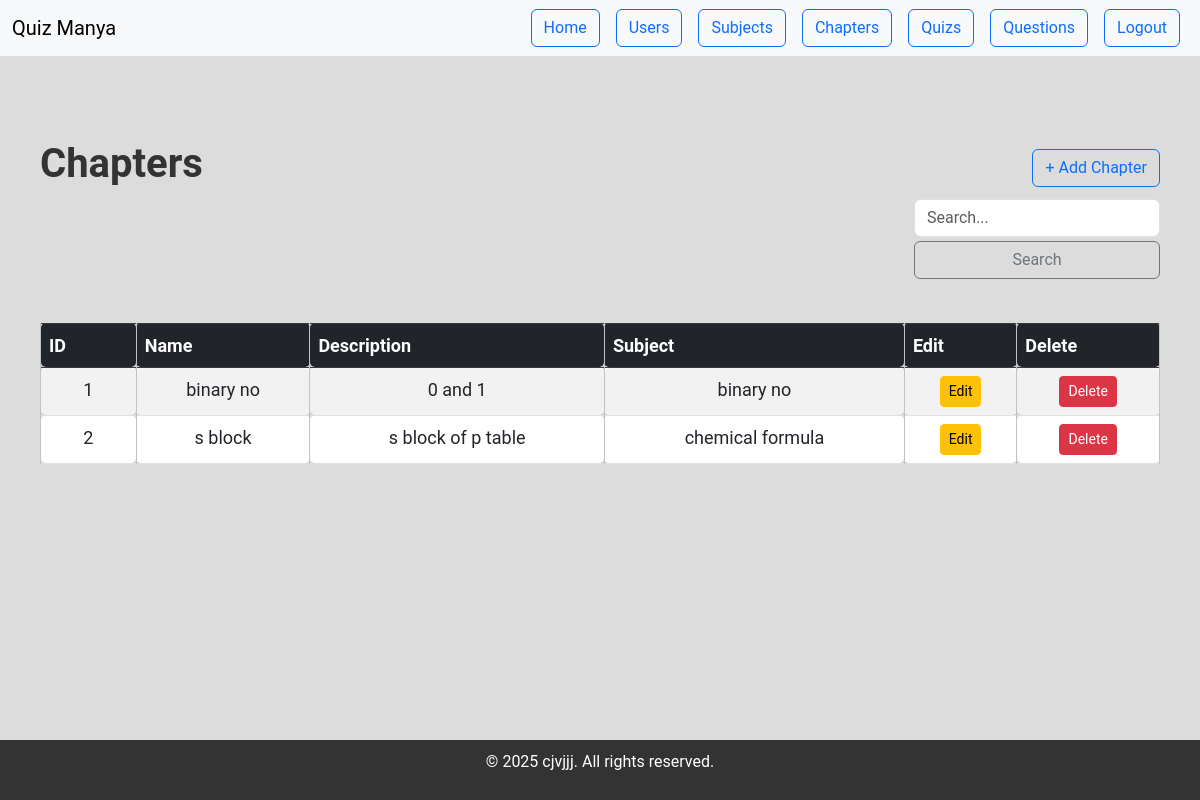
The app's page /chapters (signed in) with its own data.
### app.py (models this page shows)
class Chapter(db.Model ):
    id = db.Column(db.Integer, primary_key=True)
    name = db.Column(db.String())
    desc = db.Column(db.String())
    subject = db.Column(db.Integer, db.ForeignKey('subject.id',ondelete="CASCADE"), nullable=False)
    subject_item = db.relationship('Subject', backref=db.backref('chapters', passive_deletes=True))

class Subject(db.Model ):
    id = db.Column(db.Integer, primary_key=True)
    name = db.Column(db.String())
    desc = db.Column(db.String())

### app.py (the view)
@app.route("/chapters", methods=['POST', 'GET'])
@admin_required
def chapters():
    chapters = Chapter.query.all()
    query = request.args.get('query')
    if query:
        chapters = Chapter.query.filter(Chapter.name.ilike(f'%{query}%')).all()
    print(chapters)
    return render_template('chapters.html', chapters=chapters)

### app.py (called while the page is built, shortened)
@login_manager.user_loader
def load_user(user_id):
    return User.query.get(int(user_id))

def admin_required(f):
    @wraps(f)
    def decorated_function(*args, **kwargs):
        if not current_user.is_authenticated:
            flash("You need to log in first!", "warning")
            return redirect(url_for("login"))
        if not current_user.u_is_admin:
            flash("You do not have permission to access this page!", "danger")
            return redirect(url_for("home"))
        return f(*args, **kwargs)
    return decorated_function

@app.before_request
def create_admin():
    with app.app_context():
        db.create_all()
        email= 'admin@m.in'
        username = 'jagdish'
        pw = '123'
        name = 'admin'
        email= 'admin@m.in'
        admin_user = User.query.filter_by(u_email=email).first()

### templates/chapters.html
{% extends "base.html" %}
{% block content %}
<div class="container mt-4">
    <div class="d-flex justify-content-between align-items-center">
        <h1 class="fw-bold">Chapters</h1>
        <button class="btn btn-outline-primary" onclick="window.location.href='/add_chapter'">
            + Add Chapter
        </button>
    </div>
    <div style="display: flex; justify-content: flex-end;" class="d-flex ml-auto">
        <form action="{{ url_for('chapters') }}"" method="GET">
                <input type="text" class="form-control" name="query" placeholder="Search..." aria-label="Search" aria-describedby="basic-addon2">
                <button class="btn btn-outline-secondary" type="submit" id="basic-addon2">Search</button>
        </form>
    </div>
    <div class="table-responsive mt-4">
        <table class="table table-striped table-hover table-bordered">
            <thead class="table-dark">
                <tr>
                    <th>ID</th>
                    <th>Name</th>
                    <th>Description</th>
                    <th>Subject</th>
                    <th>Edit</th>
                    <th>Delete</th>
                </tr>
            </thead>
            <tbody>
                {% for chapter in chapters %}
                <tr>
                    <td>{{ chapter.id }}</td>
                    <td>{{ chapter.name }}</td>
                    <td>{{ chapter.desc }}</td>
                    <td>{{ chapter.subject_item.name }}</td>
                    <td>
                        <a href="{{ url_for('edit_chapter', id=chapter.id) }}" class="btn btn-warning btn-sm">
                            Edit
                        </a>
                    </td>
                    <td>
                        <a href="{{ url_for('delete_chapter', id=chapter.id) }}" class="btn btn-danger btn-sm">
                            Delete
                        </a>
                    </td>
                </tr>
                {% endfor %}
            </tbody>
        </table>
    </div>
</div>
{% endblock %}

### templates/base.html (style rules this page uses)
body { background-color: gainsboro; font-family: 'Roboto', sans-serif; color: #333; margin-bottom: 10%; }
.container { margin-top: 20px; }
table { background: #d4ced4; width: 85% !important; min-width: 100% !important; margin: 20px auto; border-collapse: collapse; font-size: 18px; border-radius: 8px; table-layout: auto; }
table, th, td { border: 1px solid #bdc3c7; }
th { background-color: #3498db; color: white; padding: 10px; font-weight: bold; }
td { padding: 10px; text-align: center; }
tr:nth-child(even) { background-color: #ecf0f1; }
td, th { border-radius: 5px; min-width: 50px; word-wrap: break-word; }
div { width: 100% !important; max-width: 100% !important; overflow-x: auto; }
.container { display: flex; justify-content: center; align-items: center; height: 80%; padding: 20px; flex-wrap: wrap; }
form input,form select { width: 100%; padding: 10px; font-size: 1em; border: 1px solid #ddd; border-radius: 4px; margin-top: 0.3cap; }
form button { width: 100%; padding: 10px; font-size: 1em; border: 1px solid #ddd; background-color: #3498db; border-radius: 4px; margin-top: 0.3cap; }

### records on screen
Chapter: id "1", name "binary no", desc "0 and 1", subject_item.name "binary no"
Chapter: id "2", name "s block", desc "s block of p table", subject_item.name "chemical formula"
